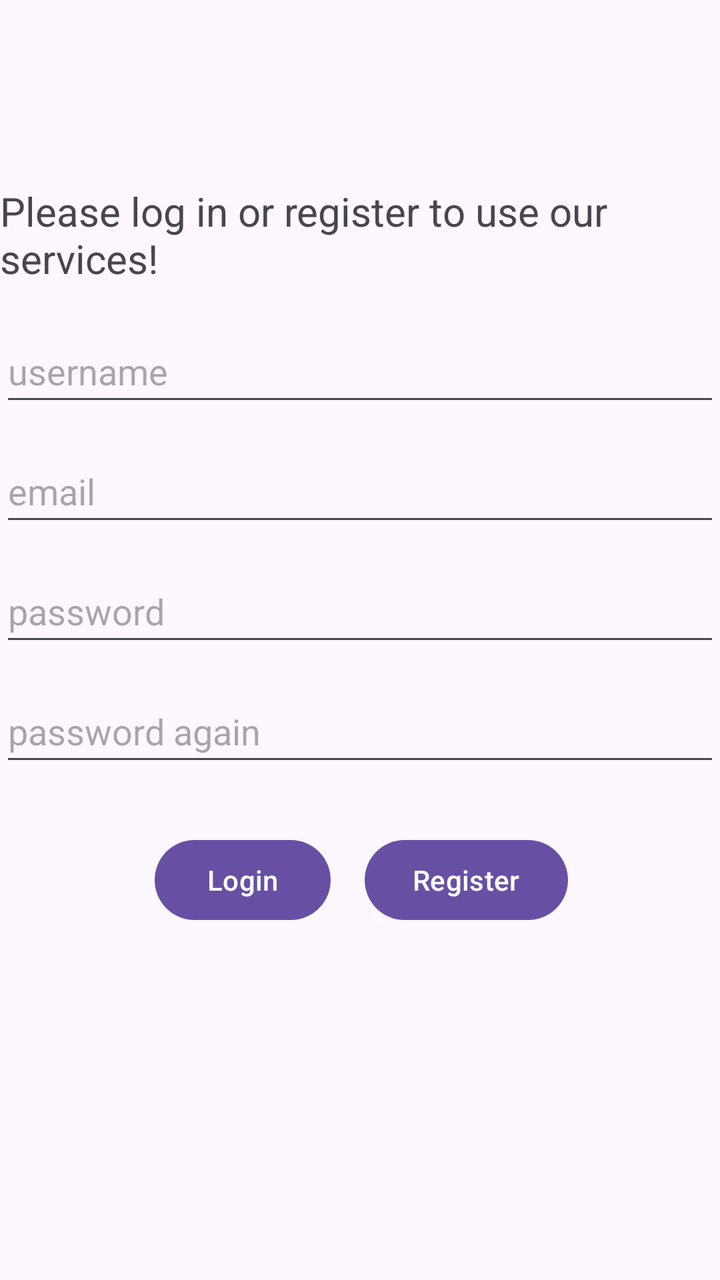
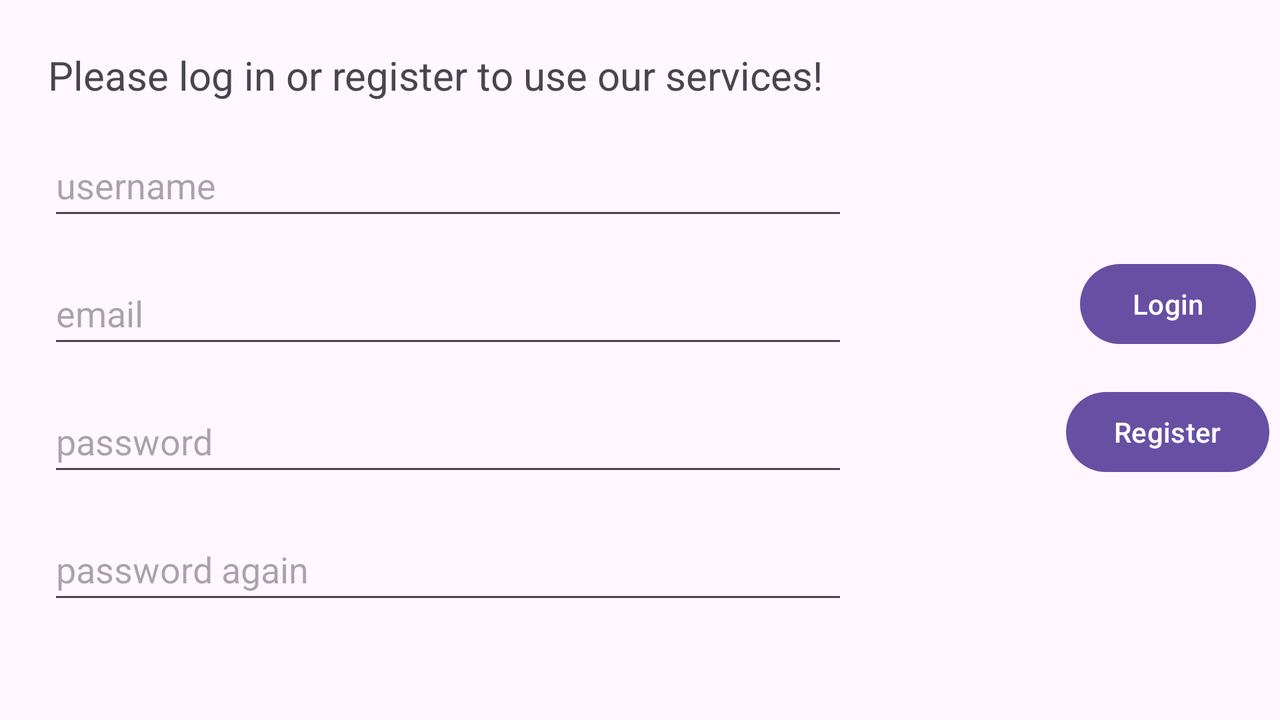

Two renders of one Android screen. The first uses the default layout on a phone; the second uses the alternative layout the repository ships for a different screen configuration, on a matching device. The two XML files are below.
<!-- AndroidManifest.xml: application theme Theme.Korom -->
<!-- res/layout/activity_register.xml -->
<?xml version="1.0" encoding="utf-8"?>
<androidx.constraintlayout.widget.ConstraintLayout xmlns:android="http://schemas.android.com/apk/res/android"
    xmlns:app="http://schemas.android.com/apk/res-auto"
    xmlns:tools="http://schemas.android.com/tools"
    android:layout_width="match_parent"
    android:layout_height="match_parent"
    tools:context=".RegisterActivity">

    <TextView
        android:id="@+id/loginText"
        android:layout_width="wrap_content"
        android:layout_height="wrap_content"
        android:layout_marginStart="40dp"
        android:layout_marginTop="92dp"
        android:layout_marginEnd="40dp"
        android:text="@string/maintext"
        android:textSize="20sp"
        app:layout_constraintBottom_toTopOf="@+id/username"
        app:layout_constraintEnd_toEndOf="parent"
        app:layout_constraintStart_toStartOf="parent"
        app:layout_constraintTop_toTopOf="parent"
        app:layout_constraintVertical_bias="0.0" />

    <EditText
        android:id="@+id/username"
        android:layout_width="match_parent"
        android:layout_height="wrap_content"
        android:layout_marginTop="160dp"
        android:hint="@string/username"
        android:inputType="text"
        android:minHeight="48dp"
        app:layout_constraintTop_toTopOf="parent"
        tools:layout_editor_absoluteX="11dp" />

    <EditText
        android:id="@+id/email"
        android:layout_width="match_parent"
        android:layout_height="wrap_content"
        android:layout_marginTop="12dp"
        android:hint="@string/email"
        android:inputType="textEmailAddress"
        android:minHeight="48dp"
        app:layout_constraintTop_toBottomOf="@+id/username"
        tools:layout_editor_absoluteX="-38dp" />

    <EditText
        android:id="@+id/password"
        android:layout_width="match_parent"
        android:layout_height="wrap_content"
        android:layout_marginTop="12dp"
        android:hint="@string/password"
        android:inputType="textPassword"
        android:minHeight="48dp"
        app:layout_constraintTop_toBottomOf="@+id/email"
        tools:layout_editor_absoluteX="-11dp" />

    <EditText
        android:id="@+id/passwordAgain"
        android:layout_width="match_parent"
        android:layout_height="wrap_content"
        android:layout_marginTop="12dp"
        android:hint="@string/password_again"
        android:inputType="textPassword"
        android:minHeight="48dp"
        app:layout_constraintTop_toBottomOf="@+id/password"
        tools:layout_editor_absoluteX="11dp" />

    <Button
        android:id="@+id/loginButton"
        android:layout_width="wrap_content"
        android:layout_height="wrap_content"
        android:layout_marginStart="68dp"
        android:layout_marginTop="28dp"
        android:onClick="login"
        android:text="@string/login"
        app:layout_constraintEnd_toStartOf="@+id/registerButton"
        app:layout_constraintHorizontal_bias="0.351"
        app:layout_constraintStart_toStartOf="parent"
        app:layout_constraintTop_toBottomOf="@+id/passwordAgain" />

    <Button
        android:id="@+id/registerButton"
        android:layout_width="wrap_content"
        android:layout_height="wrap_content"
        android:layout_marginTop="28dp"
        android:layout_marginEnd="76dp"
        android:onClick="register"
        android:text="@string/register"
        app:layout_constraintEnd_toEndOf="parent"
        app:layout_constraintTop_toBottomOf="@+id/passwordAgain" />


</androidx.constraintlayout.widget.ConstraintLayout>
<!-- resources referenced by this layout -->
<resources>
  <string name="email">email</string>
  <string name="login">Login</string>
  <string name="maintext">Please log in or register to use our services!</string>
  <string name="password">password</string>
  <string name="password_again">password again</string>
  <string name="register">Register</string>
  <string name="username">username</string>
  <style name="Theme.Korom" parent="Base.Theme.Korom" />
  <style name="Base.Theme.Korom" parent="Theme.Material3.DayNight.NoActionBar">
          
          
      </style>
</resources>
<!-- res/layout-land/activity_register.xml (the repository's variant of the layout above) -->
<!-- drawn on the phone turned sideways -->
<?xml version="1.0" encoding="utf-8"?>
<androidx.constraintlayout.widget.ConstraintLayout xmlns:android="http://schemas.android.com/apk/res/android"
    xmlns:app="http://schemas.android.com/apk/res-auto"
    xmlns:tools="http://schemas.android.com/tools"
    android:layout_width="match_parent"
    android:layout_height="match_parent"
    tools:context=".RegisterActivity">

    <TextView
        android:id="@+id/loginText"
        android:layout_width="wrap_content"
        android:layout_height="wrap_content"
        android:layout_marginStart="24dp"
        android:layout_marginTop="24dp"
        android:text="@string/maintext"
        android:textSize="20sp"
        app:layout_constraintStart_toStartOf="parent"
        app:layout_constraintTop_toTopOf="parent" />

    <EditText
        android:id="@+id/username"
        android:layout_width="@dimen/_400dp"
        android:layout_height="wrap_content"
        android:layout_marginStart="24dp"
        android:layout_marginTop="16dp"
        android:hint="@string/username"
        android:inputType="text"
        android:minHeight="48dp"
        app:layout_constraintStart_toStartOf="parent"
        app:layout_constraintTop_toBottomOf="@+id/loginText" />

    <EditText
        android:id="@+id/email"
        android:layout_width="@dimen/_400dp"
        android:layout_height="wrap_content"
        android:layout_marginStart="24dp"
        android:layout_marginTop="16dp"
        android:hint="@string/email"
        android:inputType="textEmailAddress"
        android:minHeight="48dp"
        app:layout_constraintStart_toStartOf="parent"
        app:layout_constraintTop_toBottomOf="@+id/username" />

    <EditText
        android:id="@+id/password"
        android:layout_width="@dimen/_400dp"
        android:layout_height="wrap_content"
        android:layout_marginStart="24dp"
        android:layout_marginTop="16dp"
        android:hint="@string/password"
        android:inputType="textPassword"
        android:minHeight="48dp"
        app:layout_constraintStart_toStartOf="parent"
        app:layout_constraintTop_toBottomOf="@+id/email" />

    <EditText
        android:id="@+id/passwordAgain"
        android:layout_width="@dimen/_400dp"
        android:layout_height="wrap_content"
        android:layout_marginStart="24dp"
        android:layout_marginTop="16dp"
        android:hint="@string/password_again"
        android:inputType="textPassword"
        android:minHeight="48dp"
        app:layout_constraintStart_toStartOf="parent"
        app:layout_constraintTop_toBottomOf="@+id/password" />

    <Button
        android:id="@+id/loginButton"
        android:layout_width="wrap_content"
        android:layout_height="wrap_content"
        android:layout_marginStart="116dp"
        android:layout_marginTop="128dp"
        android:onClick="login"
        android:text="@string/login"
        app:layout_constraintStart_toEndOf="@+id/email"
        app:layout_constraintTop_toTopOf="parent" />

    <Button
        android:id="@+id/registerButton"
        android:layout_width="wrap_content"
        android:layout_height="wrap_content"
        android:layout_marginStart="109dp"
        android:layout_marginTop="16dp"
        android:onClick="register"
        android:text="@string/register"
        app:layout_constraintStart_toEndOf="@+id/password"
        app:layout_constraintTop_toBottomOf="@+id/loginButton" />


</androidx.constraintlayout.widget.ConstraintLayout>
<!-- resources referenced by the variant -->
<!-- as the phone turned sideways resolves them -->
<resources>
  <dimen name="_400dp">400dp</dimen>
  <string name="email">email</string>
  <string name="login">Login</string>
  <string name="maintext">Please log in or register to use our services!</string>
  <string name="password">password</string>
  <string name="password_again">password again</string>
  <string name="register">Register</string>
  <string name="username">username</string>
  <style name="Theme.Korom" parent="Base.Theme.Korom" />
  <style name="Base.Theme.Korom" parent="Theme.Material3.DayNight.NoActionBar">
          
          
      </style>
</resources>
